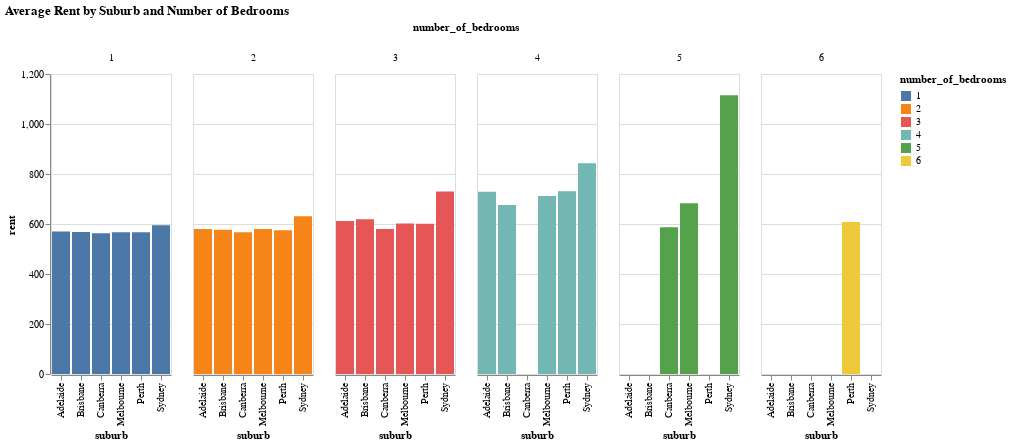

Here is the notebook cell this chart was saved with:
### Code cell
# prompt: barraph of 'number_of_bedrooms' vs 'rent' separate by 'suburb'

# Assuming your DataFrame is named 'df' and it has columns 'suburb', 'rent', 'number_of_bedrooms'.

# Group by suburb and number of bedrooms, then calculate the average rent.
avg_rent_by_suburb_bedrooms = df.groupby(['suburb', 'number_of_bedrooms'])['rent'].mean().reset_index()

# Create an Altair chart to show the average rent for different number of bedrooms in each suburb.
alt.Chart(avg_rent_by_suburb_bedrooms).mark_bar().encode(
    x='suburb:N',
    y='rent:Q',
    color='number_of_bedrooms:N',
    column='number_of_bedrooms:N'  # Use 'number_of_bedrooms' to create separate columns for comparison
).properties(
    title='Average Rent by Suburb and Number of Bedrooms'
)

### Figure 1 — Vega-Lite specification as saved in the notebook (floating-point values rounded to 4 significant figures)
{"config": {"view": {"continuousWidth": 300, "continuousHeight": 300}}, "data": {"name": "data-ff2234ab3e25c5df12874f56268d3529"}, "mark": {"type": "bar"}, "encoding": {"color": {"field": "number_of_bedrooms", "type": "nominal"}, "column": {"field": "number_of_bedrooms", "type": "nominal"}, "x": {"field": "suburb", "type": "nominal"}, "y": {"field": "rent", "type": "quantitative"}}, "title": "Average Rent by Suburb and Number of Bedrooms", "$schema": "https://vega.github.io/schema/vega-lite/v5.20.1.json", "datasets": {"data-ff2234ab3e25c5df12874f56268d3529": [{"suburb": "Adelaide", "number_of_bedrooms": 1, "rent": 570.0}, {"suburb": "Adelaide", "number_of_bedrooms": 2, "rent": 580.4}, {"suburb": "Adelaide", "number_of_bedrooms": 3, "rent": 612.0}, {"suburb": "Adelaide", "number_of_bedrooms": 4, "rent": 729.3}, {"suburb": "Brisbane", "number_of_bedrooms": 1, "rent": 568.1}, {"suburb": "Brisbane", "number_of_bedrooms": 2, "rent": 576.6}, {"suburb": "Brisbane", "number_of_bedrooms": 3, "rent": 618.9}, {"suburb": "Brisbane", "number_of_bedrooms": 4, "rent": 676.0}, {"suburb": "Canberra", "number_of_bedrooms": 1, "rent": 563.5}, {"suburb": "Canberra", "number_of_bedrooms": 2, "rent": 567.0}, {"suburb": "Canberra", "number_of_bedrooms": 3, "rent": 580.2}, {"suburb": "Canberra", "number_of_bedrooms": 5, "rent": 587.0}, {"suburb": "Melbourne", "number_of_bedrooms": 1, "rent": 566.8}, {"suburb": "Melbourne", "number_of_bedrooms": 2, "rent": 580.4}, {"suburb": "Melbourne", "number_of_bedrooms": 3, "rent": 602.0}, {"suburb": "Melbourne", "number_of_bedrooms": 4, "rent": 712.0}, {"suburb": "Melbourne", "number_of_bedrooms": 5, "rent": 683.0}, {"suburb": "Perth", "number_of_bedrooms": 1, "rent": 567.4}, {"suburb": "Perth", "number_of_bedrooms": 2, "rent": 574.7}, {"suburb": "Perth", "number_of_bedrooms": 3, "rent": 601.3}, {"suburb": "Perth", "number_of_bedrooms": 4, "rent": 730.8}, {"suburb": "Perth", "number_of_bedrooms": 6, "rent": 608.2}, {"suburb": "Sydney", "number_of_bedrooms": 1, "rent": 594.6}, {"suburb": "Sydney", "number_of_bedrooms": 2, "rent": 630.7}, {"suburb": "Sydney", "number_of_bedrooms": 3, "rent": 729.5}, {"suburb": "Sydney", "number_of_bedrooms": 4, "rent": 843.4}, {"suburb": "Sydney", "number_of_bedrooms": 5, "rent": 1115.0}]}}
